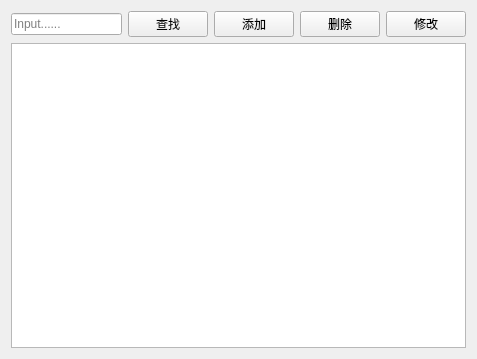
<?xml version="1.0" encoding="UTF-8"?>
<ui version="4.0">
 <class>PatientView</class>
 <widget class="QWidget" name="PatientView">
  <property name="geometry">
   <rect>
    <x>0</x>
    <y>0</y>
    <width>477</width>
    <height>359</height>
   </rect>
  </property>
  <property name="windowTitle">
   <string>患者管理</string>
  </property>
  <layout class="QVBoxLayout" name="verticalLayout">
   <item>
    <layout class="QHBoxLayout" name="horizontalLayout">
     <item>
      <widget class="QLineEdit" name="txtSearch">
       <property name="placeholderText">
        <string>Input......</string>
       </property>
      </widget>
     </item>
     <item>
      <widget class="QPushButton" name="btSearch">
       <property name="text">
        <string>查找</string>
       </property>
      </widget>
     </item>
     <item>
      <widget class="QPushButton" name="btAdd">
       <property name="text">
        <string>添加</string>
       </property>
      </widget>
     </item>
     <item>
      <widget class="QPushButton" name="btDelete">
       <property name="text">
        <string>删除</string>
       </property>
      </widget>
     </item>
     <item>
      <widget class="QPushButton" name="btEdit">
       <property name="text">
        <string>修改</string>
       </property>
      </widget>
     </item>
    </layout>
   </item>
   <item>
    <widget class="QTableView" name="tableView"/>
   </item>
  </layout>
 </widget>
 <resources/>
 <connections/>
</ui>
